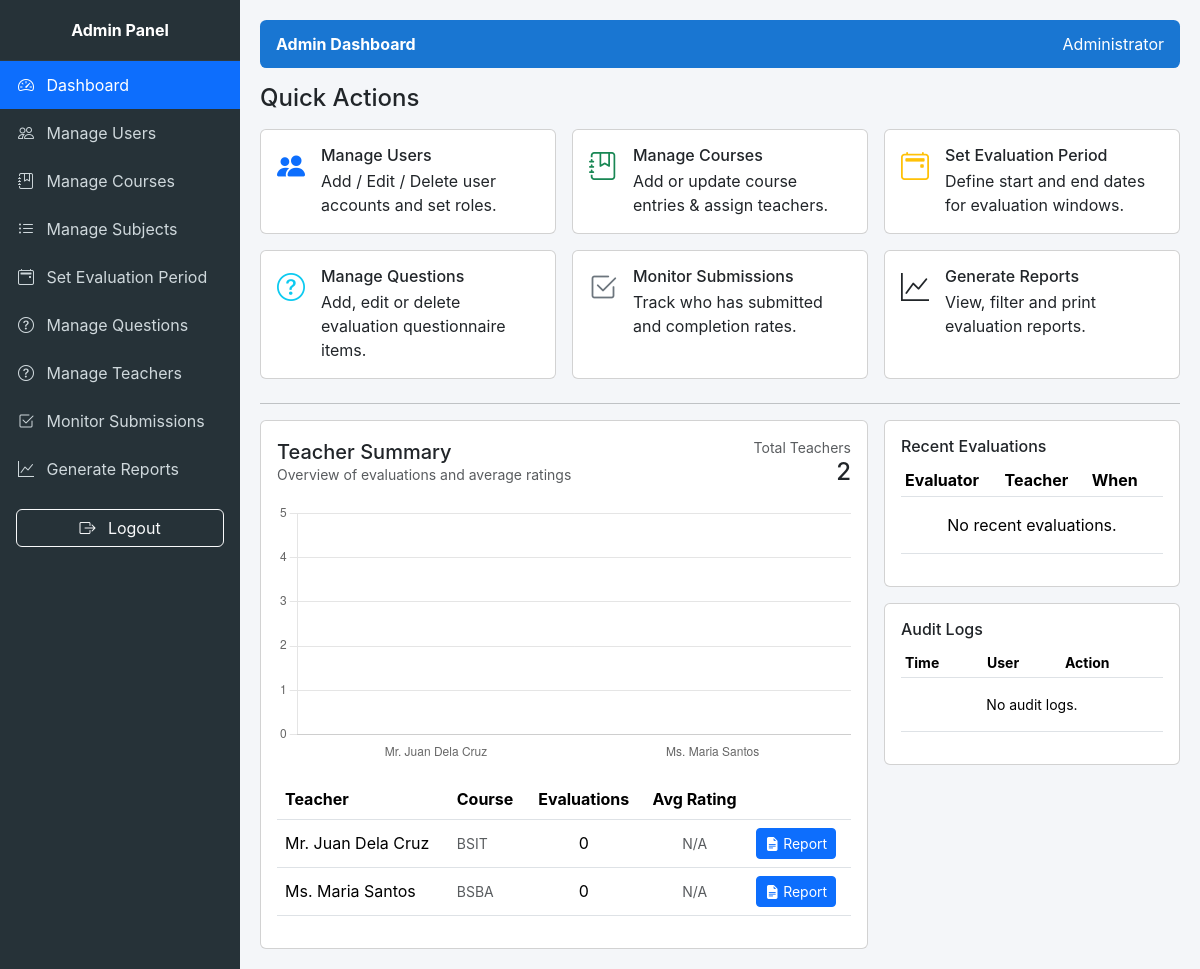
Page /admin_dashboard_full.php (signed in) on the committed database.
### tables this page shows
CREATE TABLE IF NOT EXISTS teachers (
  id INT AUTO_INCREMENT PRIMARY KEY,
  name VARCHAR(150) NOT NULL,
  course VARCHAR(100),
  year VARCHAR(16),
  description TEXT,
  email VARCHAR(150),
  avatar VARCHAR(255) NULL,
  created_at DATETIME DEFAULT CURRENT_TIMESTAMP
);

### admin_dashboard_full.php (the view, shortened to what this page needs)
<?php
require_once 'functions.php';
$summary = $conn->query('SELECT t.id,t.name,t.course, COUNT(DISTINCT e.id) as eval_count, AVG(a.rating) as avg_rating
  FROM teachers t
  LEFT JOIN evaluations e ON t.id=e.teacher_id
  LEFT JOIN evaluation_answers a ON e.id=a.evaluation_id
  GROUP BY t.id ORDER BY t.name')->fetchAll(PDO::FETCH_ASSOC);
$recent = $conn->query('SELECT e.id as eval_id, t.name as teacher_name, s.fullname, s.school_id, s.course, e.submitted_at
  FROM evaluations e
  JOIN students s ON e.student_id=s.id
  JOIN teachers t ON e.teacher_id=t.id
  ORDER BY e.submitted_at DESC LIMIT 100')->fetchAll(PDO::FETCH_ASSOC);
$audits = $conn->query('SELECT * FROM audit_logs ORDER BY created_at DESC LIMIT 200')->fetchAll(PDO::FETCH_ASSOC);
$chartLabels = [];
$chartData = [];
foreach ($summary as $s_item) {
    $chartLabels[] = $s_item['name'];
    $chartData[] = isset($s_item['avg_rating']) ? (float)$s_item['avg_rating'] : 0;
}
?>
<div class="mb-4">
  <h4 class="mb-3">Quick Actions</h4>
  <div class="row g-3">
    <div class="col-md-4">
      <a href="manage_users.php" class="text-decoration-none">
        <div class="card p-3 card-action h-100">
          <div class="d-flex align-items-start gap-3">
            <div class="fs-3 text-primary"><i class="bi bi-people-fill"></i></div>
            <div>
              <h6 class="mb-1">Manage Users</h6>
              <div class="small-muted">Add / Edit / Delete user accounts and set roles.</div>
            </div>
          </div>
        </div>
      </a>
    </div>
    <div class="col-md-4">
      <a href="manage_courses.php" class="text-decoration-none">
        <div class="card p-3 card-action h-100">
          <div class="d-flex align-items-start gap-3">
            <div class="fs-3 text-success"><i class="bi bi-journal-bookmark"></i></div>
            <div>
              <h6 class="mb-1">Manage Courses</h6>
              <div class="small-muted">Add or update course entries & assign teachers.</div>
            </div>
          </div>
        </div>
      </a>
    </div>
    <div class="col-md-4">
      <a href="evaluation_period.php" class="text-decoration-none">
        <div class="card p-3 card-action h-100">
          <div class="d-flex align-items-start gap-3">
            <div class="fs-3 text-warning"><i class="bi bi-calendar2-event"></i></div>
            <div>
              <h6 class="mb-1">Set Evaluation Period</h6>
              <div class="small-muted">Define start and end dates for evaluation windows.</div>
            </div>
          </div>
        </div>
      </a>
    </div>
    <div class="col-md-4">
      <a href="manage_questions.php" class="text-decoration-none">
        <div class="card p-3 card-action h-100">
          <div class="d-flex align-items-start gap-3">
            <div class="fs-3 text-info"><i class="bi bi-question-circle"></i></div>
            <div>
              <h6 class="mb-1">Manage Questions</h6>
              <div class="small-muted">Add, edit or delete evaluation questionnaire items.</div>
            </div>
          </div>
        </div>
      </a>
    </div>
    <div class="col-md-4">
      <a href="monitor_submissions.php" class="text-decoration-none">
        <div class="card p-3 card-action h-100">
          <div class="d-flex align-items-start gap-3">
            <div class="fs-3 text-secondary"><i class="bi bi-check2-square"></i></div>
            <div>
              <h6 class="mb-1">Monitor Submissions</h6>
              <div class="small-muted">Track who has submitted and completion rates.</div>
            </div>
          </div>
        </div>
      </a>
    </div>
    <div class="col-md-4">
      <a href="evaluation_report.php" class="text-decoration-none">
        <div class="card p-3 card-action h-100">
          <div class="d-flex align-items-start gap-3">
            <div class="fs-3 text-dark"><i class="bi bi-graph-up"></i></div>
            <div>
              <h6 class="mb-1">Generate Reports</h6>
              <div class="small-muted">View, filter and print evaluation reports.</div>
            </div>
          </div>
        </div>
      </a>
    </div>
  </div>
</div>
<hr>
<div class="row g-3">
  <div class="col-lg-8">
    <div class="card p-3">
      <div class="d-flex justify-content-between align-items-center mb-3">
        <div>
          <h5 class="mb-0">Teacher Summary</h5>
          <div class="small text-muted">Overview of evaluations and average ratings</div>
        </div>
        <div class="text-end">
          <div class="small text-muted">Total Teachers</div>
          <div class="h4 mb-0"><?php echo count($summary); ?></div>
        </div>
      </div>
      <div style="height:260px;">
        <canvas id="summaryChart" style="max-height:260px;"></canvas>
      </div>
      <div class="table-wrap mt-3">
        <table class="table table-hover align-middle">
          <thead>
            <tr><th>Teacher</th><th>Course</th><th class="text-center">Evaluations</th><th class="text-center">Avg Rating</th><th></th></tr>
          </thead>
          <tbody>
            <?php if (empty($summary)): ?>
              <tr><td colspan="5" class="text-center py-4">No teachers found.</td></tr>
            <?php else: foreach($summary as $s): ?>
              <tr>
                <td><?php echo htmlspecialchars($s['name']); ?></td>
                <td class="small text-muted"><?php echo htmlspecialchars($s['course']); ?></td>
                <td class="text-center"><?php echo (int)$s['eval_count']; ?></td>
                <td class="text-center"><?php echo ($s['avg_rating'] !== null) ? number_format((float)$s['avg_rating'], 2) : '<span class="small text-muted">N/A</span>'; ?></td>
                <td><a class="btn btn-sm btn-primary" href="teacher_report.php?id=<?php echo urlencode($s['id']); ?>"><i class="bi bi-file-earmark-text-fill"></i> Report</a></td>
              </tr>
            <?php endforeach; endif; ?>
          </tbody>
        </table>
      </div>
    </div>
  </div>
  <div class="col-lg-4">
    <div class="card p-3 mb-3">
      <h6 class="mb-2">Recent Evaluations</h6>
      <div class="table-wrap">
        <table class="table table-sm table-hover">
          <thead><tr><th>Evaluator</th><th>Teacher</th><th>When</th><th></th></tr></thead>
          <tbody>
            <?php if (empty($recent)): ?>
              <tr><td colspan="4" class="text-center py-3">No recent evaluations.</td></tr>
            <?php else: foreach($recent as $r): ?>
              <tr>
                <td><?php echo htmlspecialchars($r['fullname']); ?><br><small class="text-muted"><?php echo htmlspecialchars($r['school_id']); ?></small></td>
                <td><?php echo htmlspecialchars($r['teacher_name']); ?></td>
                <td class="text-muted"><?php echo htmlspecialchars($r['submitted_at']); ?></td>
                <td><a href="admin_view_evaluation.php?id=<?php echo urlencode($r['eval_id']); ?>" class="btn btn-sm btn-outline-secondary"><i class="bi bi-eye"></i></a></td>
              </tr>
            <?php endforeach; endif; ?>
          </tbody>
        </table>
      </div>
    </div>
    <div class="card p-3">
      <h6 class="mb-2">Audit Logs</h6>
      <div class="table-wrap small">
        <table class="table table-sm">
          <thead><tr><th>Time</th><th>User</th><th>Action</th></tr></thead>
          <tbody>
            <?php if (empty($audits)): ?>
              <tr><td colspan="3" class="text-center py-3">No audit logs.</td></tr>
            <?php else: foreach($audits as $a): ?>
              <tr>
                <td><?php echo htmlspecialchars($a['created_at']); ?></td>
                <td><?php echo htmlspecialchars($a['user_type']) . ($a['user_id'] ? ' #'.htmlspecialchars($a['user_id']) : ''); ?></td>
                <td><?php echo htmlspecialchars($a['action']); ?><br><small class="text-muted"><?php echo htmlspecialchars($a['details']); ?></small></td>
              </tr>
            <?php endforeach; endif; ?>
          </tbody>
        </table>
      </div>
    </div>
  </div>
</div>
<script>
  const labels = <?php echo json_encode($chartLabels, JSON_HEX_TAG|JSON_HEX_APOS|JSON_HEX_QUOT|JSON_HEX_AMP); ?>;
  const data = <?php echo json_encode($chartData, JSON_NUMERIC_CHECK); ?>;
  const ctx = document.getElementById('summaryChart');
  new Chart(ctx, {
    type: 'bar',
    data: {
      labels: labels,
      datasets: [{
        label: 'Average Rating',
        data: data,
        backgroundColor: 'rgba(13,110,253,0.85)',
        borderRadius: 6,
        borderSkipped: false
      }]
    },
    options: {
      responsive: true,
      maintainAspectRatio: false,
      plugins: { legend: { display: false } },
      scales: { y: { beginAtZero: true, max: 5, ticks: { stepSize: 1 } }, x: { grid: { display: false } } }
    }
  });
</script>
<?php
include 'admin_layout.php';

### admin_layout.php (style rules this page uses)
body { background:#f4f6f9; font-family: Inter, sans-serif; }

### rows in the picture
teachers: name "Mr. Juan Dela Cruz", course "BSIT", eval_count "0"
teachers: name "Ms. Maria Santos", course "BSBA", eval_count "0"

### other values in the picture
$page_title "Admin Dashboard"
$fullnameInSession "Administrator"
count($summary) "2"
chart data {{ json_encode($chartData, JSON_NUMERIC_CHECK) }} [0,0]
